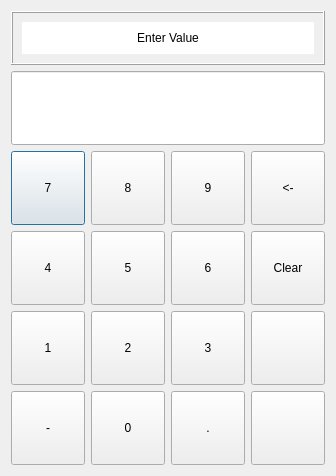
<?xml version="1.0" encoding="UTF-8"?>
<ui version="4.0">
 <class>KeypadFreeTxm</class>
 <widget class="QDialog" name="KeypadFreeTxm">
  <property name="geometry">
   <rect>
    <x>0</x>
    <y>0</y>
    <width>334</width>
    <height>474</height>
   </rect>
  </property>
  <property name="windowTitle">
   <string>Enter Value</string>
  </property>
  <layout class="QVBoxLayout" name="verticalLayout">
   <item>
    <widget class="QFrame" name="frame">
     <property name="minimumSize">
      <size>
       <width>0</width>
       <height>54</height>
      </size>
     </property>
     <property name="maximumSize">
      <size>
       <width>16777215</width>
       <height>54</height>
      </size>
     </property>
     <property name="frameShape">
      <enum>QFrame::Box</enum>
     </property>
     <property name="frameShadow">
      <enum>QFrame::Raised</enum>
     </property>
     <layout class="QHBoxLayout" name="horizontalLayout">
      <item>
       <widget class="QLabel" name="titleLabel">
        <property name="sizePolicy">
         <sizepolicy hsizetype="MinimumExpanding" vsizetype="Minimum">
          <horstretch>0</horstretch>
          <verstretch>0</verstretch>
         </sizepolicy>
        </property>
        <property name="styleSheet">
         <string notr="true">background: rgb(255, 255, 255)</string>
        </property>
        <property name="text">
         <string>Enter Value</string>
        </property>
        <property name="alignment">
         <set>Qt::AlignCenter</set>
        </property>
       </widget>
      </item>
     </layout>
    </widget>
   </item>
   <item>
    <widget class="QLineEdit" name="valueLine">
     <property name="minimumSize">
      <size>
       <width>0</width>
       <height>74</height>
      </size>
     </property>
     <property name="font">
      <font>
       <family>Andale Mono</family>
       <pointsize>22</pointsize>
      </font>
     </property>
     <property name="readOnly">
      <bool>true</bool>
     </property>
    </widget>
   </item>
   <item>
    <layout class="QGridLayout" name="gridLayout">
     <item row="0" column="0">
      <widget class="QPushButton" name="_7Button">
       <property name="minimumSize">
        <size>
         <width>74</width>
         <height>74</height>
        </size>
       </property>
       <property name="text">
        <string>7</string>
       </property>
      </widget>
     </item>
     <item row="0" column="2">
      <widget class="QPushButton" name="_9Button">
       <property name="minimumSize">
        <size>
         <width>74</width>
         <height>74</height>
        </size>
       </property>
       <property name="text">
        <string>9</string>
       </property>
      </widget>
     </item>
     <item row="0" column="1">
      <widget class="QPushButton" name="_8Button">
       <property name="minimumSize">
        <size>
         <width>74</width>
         <height>74</height>
        </size>
       </property>
       <property name="text">
        <string>8</string>
       </property>
      </widget>
     </item>
     <item row="1" column="2">
      <widget class="QPushButton" name="_6Button">
       <property name="minimumSize">
        <size>
         <width>74</width>
         <height>74</height>
        </size>
       </property>
       <property name="text">
        <string>6</string>
       </property>
      </widget>
     </item>
     <item row="1" column="1">
      <widget class="QPushButton" name="_5Button">
       <property name="minimumSize">
        <size>
         <width>74</width>
         <height>74</height>
        </size>
       </property>
       <property name="text">
        <string>5</string>
       </property>
      </widget>
     </item>
     <item row="1" column="0">
      <widget class="QPushButton" name="_4Button">
       <property name="minimumSize">
        <size>
         <width>74</width>
         <height>74</height>
        </size>
       </property>
       <property name="text">
        <string>4</string>
       </property>
      </widget>
     </item>
     <item row="2" column="2">
      <widget class="QPushButton" name="_3Button">
       <property name="minimumSize">
        <size>
         <width>74</width>
         <height>74</height>
        </size>
       </property>
       <property name="text">
        <string>3</string>
       </property>
      </widget>
     </item>
     <item row="2" column="1">
      <widget class="QPushButton" name="_2Button">
       <property name="minimumSize">
        <size>
         <width>74</width>
         <height>74</height>
        </size>
       </property>
       <property name="text">
        <string>2</string>
       </property>
      </widget>
     </item>
     <item row="2" column="0">
      <widget class="QPushButton" name="_1Button">
       <property name="minimumSize">
        <size>
         <width>74</width>
         <height>74</height>
        </size>
       </property>
       <property name="text">
        <string>1</string>
       </property>
      </widget>
     </item>
     <item row="3" column="1">
      <widget class="QPushButton" name="_0Button">
       <property name="minimumSize">
        <size>
         <width>74</width>
         <height>74</height>
        </size>
       </property>
       <property name="text">
        <string>0</string>
       </property>
      </widget>
     </item>
     <item row="3" column="0">
      <widget class="QPushButton" name="minusButton">
       <property name="minimumSize">
        <size>
         <width>74</width>
         <height>74</height>
        </size>
       </property>
       <property name="text">
        <string>-</string>
       </property>
      </widget>
     </item>
     <item row="3" column="2">
      <widget class="QPushButton" name="pointButton">
       <property name="minimumSize">
        <size>
         <width>74</width>
         <height>74</height>
        </size>
       </property>
       <property name="text">
        <string>.</string>
       </property>
      </widget>
     </item>
     <item row="0" column="3">
      <widget class="QPushButton" name="backButton">
       <property name="minimumSize">
        <size>
         <width>74</width>
         <height>74</height>
        </size>
       </property>
       <property name="text">
        <string>&lt;-</string>
       </property>
       <property name="autoDefault">
        <bool>true</bool>
       </property>
      </widget>
     </item>
     <item row="2" column="3">
      <widget class="QPushButton" name="cancelButton">
       <property name="minimumSize">
        <size>
         <width>74</width>
         <height>74</height>
        </size>
       </property>
       <property name="text">
        <string/>
       </property>
       <property name="icon">
        <iconset resource="jle_resources.qrc">
         <normaloff>:/icons/Resources/pic/Button_NOK.png</normaloff>:/icons/Resources/pic/Button_NOK.png</iconset>
       </property>
       <property name="iconSize">
        <size>
         <width>54</width>
         <height>54</height>
        </size>
       </property>
      </widget>
     </item>
     <item row="3" column="3">
      <widget class="QPushButton" name="okButton">
       <property name="enabled">
        <bool>true</bool>
       </property>
       <property name="minimumSize">
        <size>
         <width>0</width>
         <height>74</height>
        </size>
       </property>
       <property name="text">
        <string/>
       </property>
       <property name="icon">
        <iconset resource="jle_resources.qrc">
         <normaloff>:/icons/Resources/pic/Button_OK.png</normaloff>:/icons/Resources/pic/Button_OK.png</iconset>
       </property>
       <property name="iconSize">
        <size>
         <width>54</width>
         <height>54</height>
        </size>
       </property>
      </widget>
     </item>
     <item row="1" column="3">
      <widget class="QPushButton" name="clearButton">
       <property name="minimumSize">
        <size>
         <width>74</width>
         <height>74</height>
        </size>
       </property>
       <property name="text">
        <string>Clear</string>
       </property>
      </widget>
     </item>
    </layout>
   </item>
  </layout>
 </widget>
 <resources>
  <include location="jle_resources.qrc"/>
 </resources>
 <connections>
  <connection>
   <sender>cancelButton</sender>
   <signal>clicked()</signal>
   <receiver>KeypadFreeTxm</receiver>
   <slot>reject()</slot>
   <hints>
    <hint type="sourcelabel">
     <x>311</x>
     <y>363</y>
    </hint>
    <hint type="destinationlabel">
     <x>271</x>
     <y>432</y>
    </hint>
   </hints>
  </connection>
  <connection>
   <sender>okButton</sender>
   <signal>clicked()</signal>
   <receiver>KeypadFreeTxm</receiver>
   <slot>accept()</slot>
   <hints>
    <hint type="sourcelabel">
     <x>311</x>
     <y>454</y>
    </hint>
    <hint type="destinationlabel">
     <x>137</x>
     <y>500</y>
    </hint>
   </hints>
  </connection>
 </connections>
</ui>
